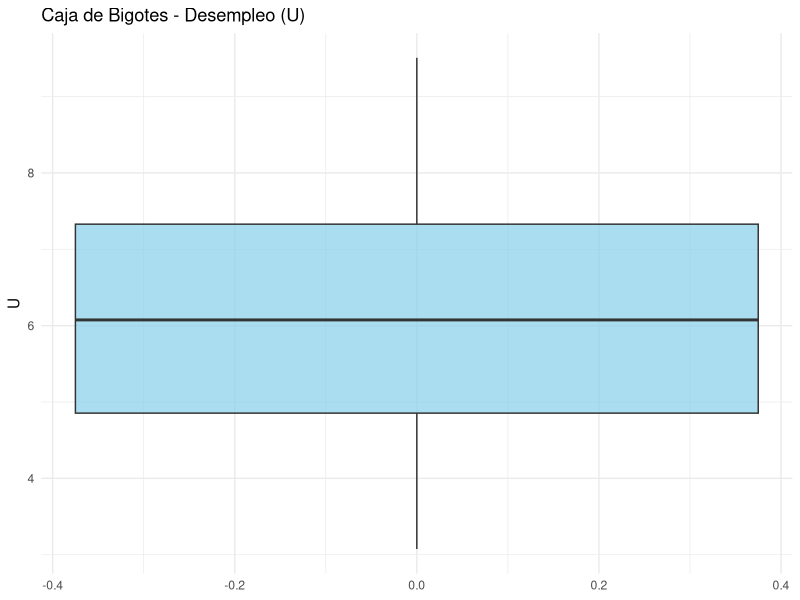
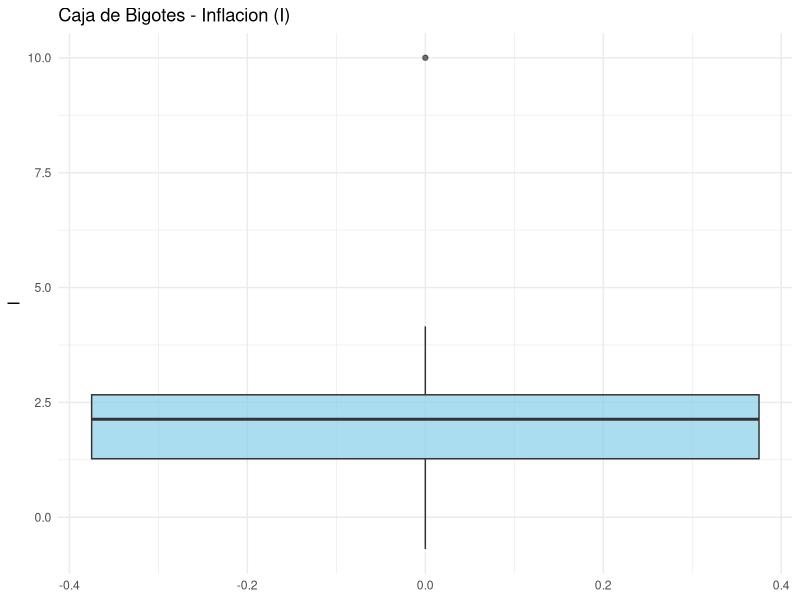

The R source for these figures, in order:
## ---- chunk 1
if(!require(readr)) install.packages("readr"); library(readr)
if(!require(dplyr)) install.packages("dplyr"); library(dplyr)
if(!require(ggplot2)) install.packages("ggplot2"); library(ggplot2)
if(!require(tidyr)) install.packages("tidyr"); library(tidyr)
## ---- chunk 2
DFU <- read.csv("LRHUTTTTNLA156N.csv")
DFI <- read.csv("FPCPITOTLZGNLD.csv")
## ---- chunk 3
#limpieza de datos y union
DFF <- full_join(DFU, DFI, by ='observation_date')
# DFF quedara definida como nuestra base
DFF <- DFF |> rename(U = LRHUTTTTNLA156N) |> rename(I = FPCPITOTLZGNLD) |>  na.omit() 

DFF$observation_date <- as.Date(DFF$observation_date, format = "%Y-%m-%d")
 # aca le damo el formato de fechas, ademas del el renombre de las variables y limpieza de NA
## ---- chunk 4
plor<- ggplot(DFF, aes(y = U)) +
  geom_boxplot(fill = "skyblue", alpha = 0.7) +
  labs(title = "Caja de Bigotes - Desempleo (U)", y = "U") +
  theme_minimal()
plor
summary(DFF$U)
plor2<- ggplot(DFF, aes(y = I)) +
  geom_boxplot(fill = "skyblue", alpha = 0.7) +
  labs(title = "Caja de Bigotes - Inflacion (I)", y = "I") +
  theme_minimal()
plor2
summary(DFF$I)
## ---- chunk 5
#Prueba con lM
modelo <- lm(I ~ lag(I,1) + U + lag(U,1), data=DFF)
summary(modelo)

